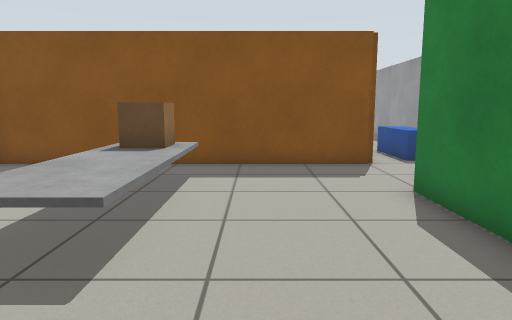
View 1 (above)

24 first-person views from a walk through a robot-simulator world made for Gazebo. The camera is 0.86 m above the floor, tilts 8° down and sees 70° across. The floor is counted in squares, 0.5 m on a side. Each view is taken from the middle of a square. On the plan, view 1 faces up. The plan holds only what a view shows up to about 17 squares ahead; the rest is blank.

View 2
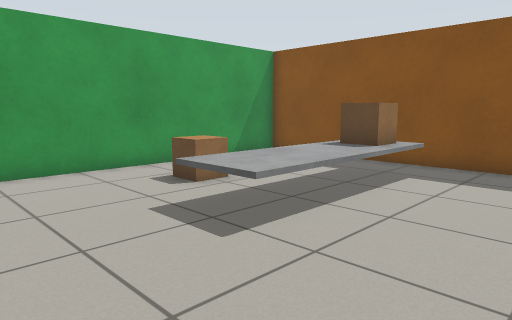

View 3
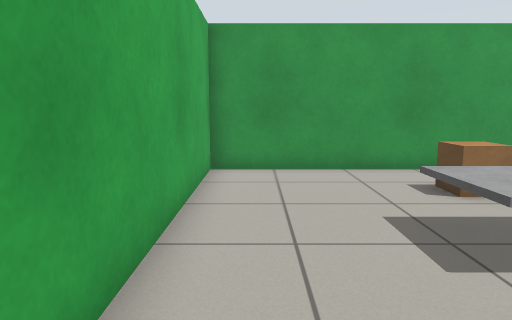

View 4
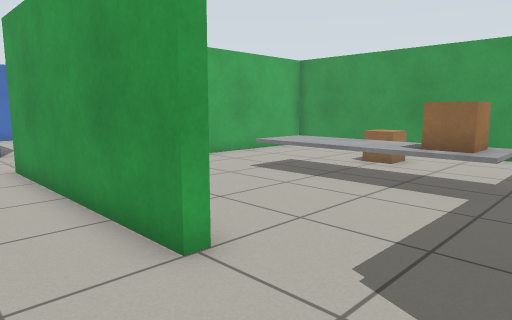

View 5
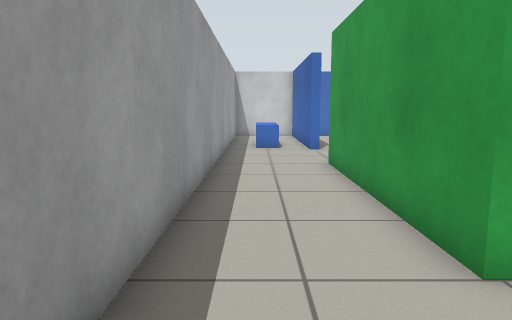

View 6
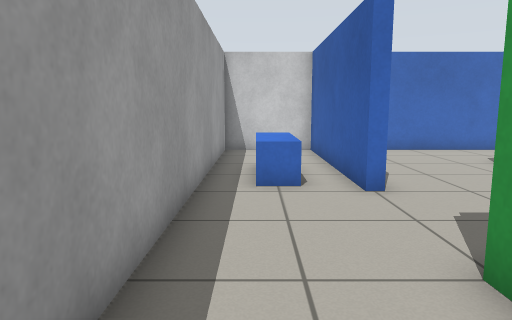

View 7
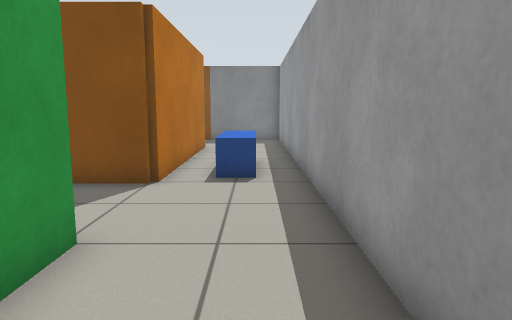

View 8
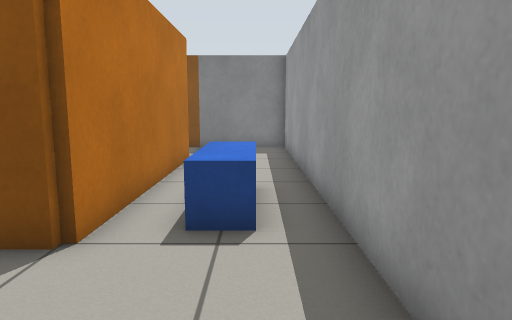

View 9
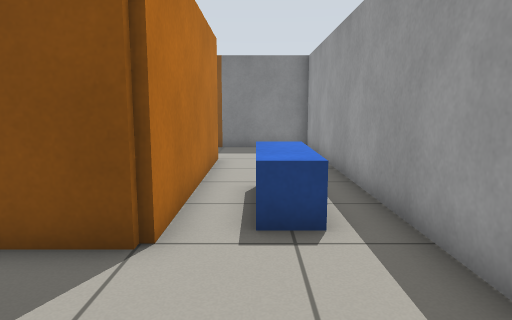

View 10
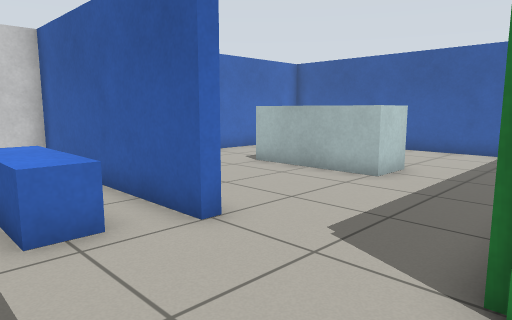

View 11
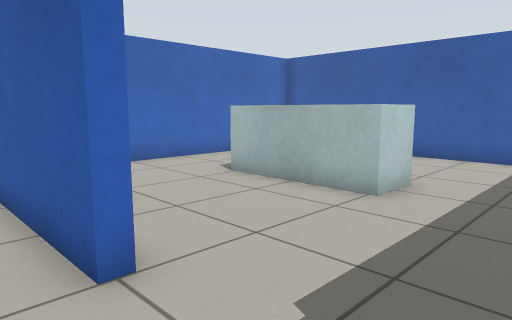

View 12
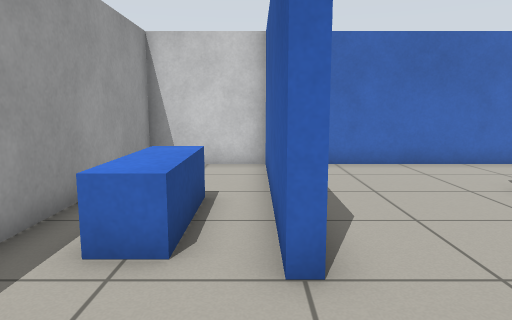

View 13
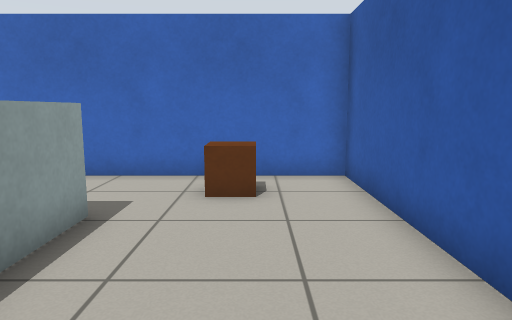

View 14
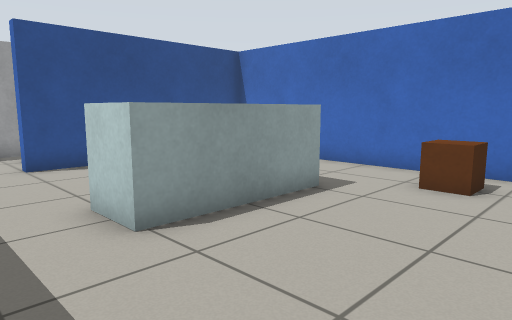

View 15
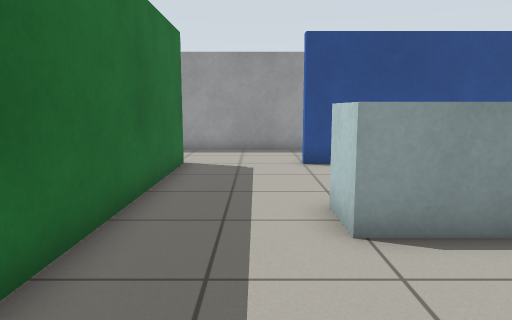

View 16
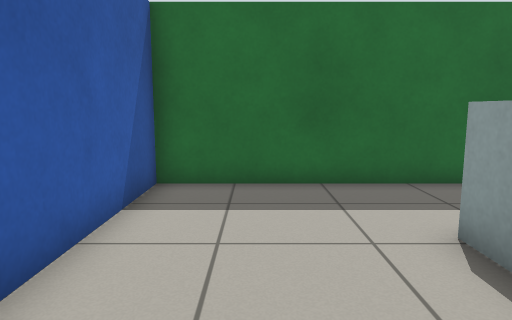

View 17
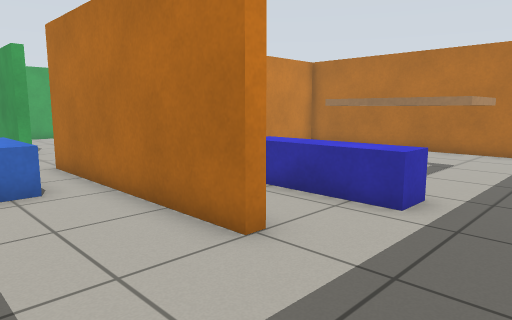

View 18
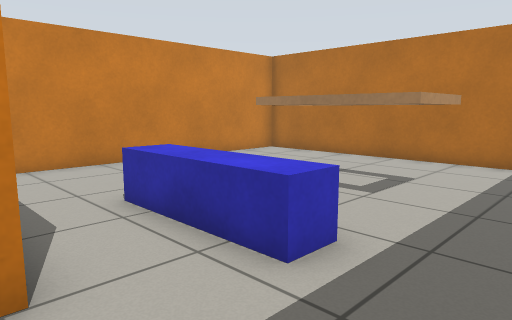

View 19
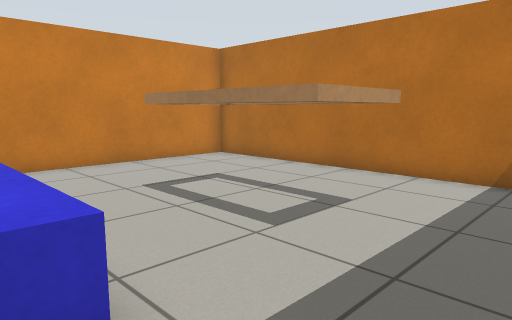

View 20
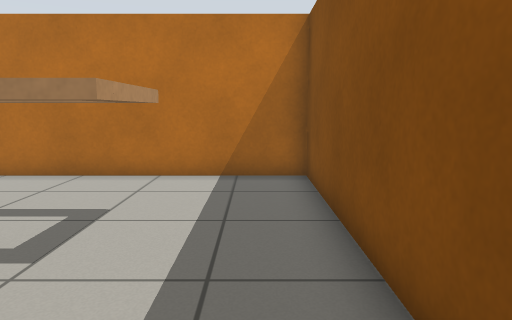

View 21
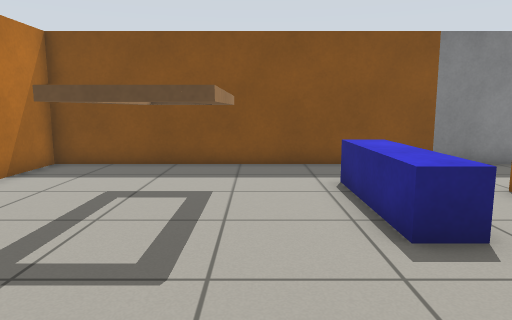

View 22
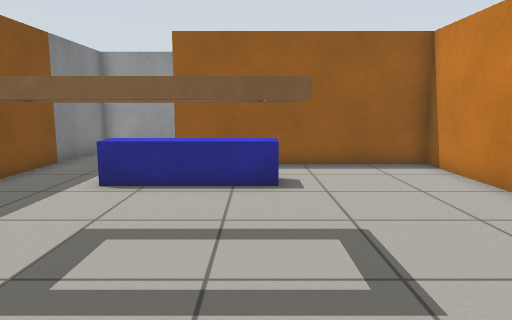

View 23
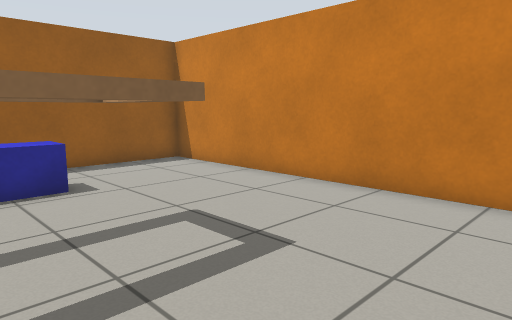

View 24
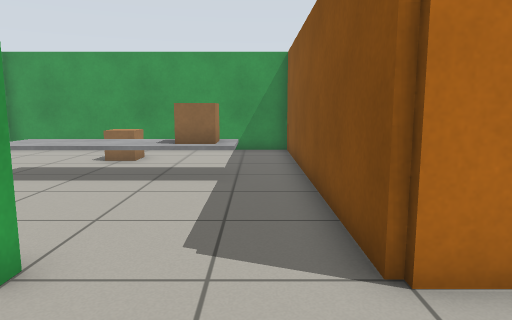

### Floor plan
Ten units are one square. View 1 is at (0, 0); x grows to the right and y downward. Boxes are objects, and circles mark ways between rooms. Rooms are numbered by the first view taken in them; rooms with no view inside come last. Other rooms are left out.
<svg viewBox="-88 -238 166 366">
<path fill="none" stroke="#000" d="M33 -45 33 -75M37 -113 -83 -113 -83 3 4 3M33 -75 37 -75 37 7M33 45 37 45 37 123 73 123 73 -233 36 -233M33 -195 37 -195 37 -113M37 7 -83 7 -83 123 33 123 33 45M36 -233 -83 -233 -83 -117 33 -117 33 -195"/>
<rect x="-65" y="-65" width="20" height="20" fill="#bbb"><title>brown box</title></rect>
<rect x="-35" y="-75" width="20" height="40" fill="#bbb"><title>grey box</title></rect>
<rect x="-35" y="-95" width="20" height="20" fill="#bbb"><title>brown box</title></rect>
<rect x="45" y="45" width="20" height="40" fill="#bbb"><title>blue box</title></rect>
<rect x="45" y="-155" width="20" height="40" fill="#bbb"><title>blue box</title></rect>
<rect x="-65" y="95" width="20" height="20" fill="#bbb"><title>brown box</title></rect>
<rect x="-35" y="45" width="20" height="40" fill="#bbb"><title>white box</title></rect>
<rect x="-45" y="-175" width="20" height="10" fill="#bbb"><title>beige box</title></rect>
<rect x="-45" y="-195" width="10" height="20" fill="#bbb"><title>beige box</title></rect>
<rect x="-45" y="-205" width="20" height="10" fill="#bbb"><title>beige box</title></rect>
<rect x="-35" y="-195" width="10" height="20" fill="#bbb"><title>beige box</title></rect>
<rect x="-5" y="-205" width="20" height="40" fill="#bbb"><title>blue box</title></rect>
<circle cx="30" cy="-90" r="3" fill="#2a7"/>
<circle cx="30" cy="30" r="3" fill="#2a7"/>
<circle cx="30" cy="-215" r="3" fill="#2a7"/>
<text x="-30" y="-50">1</text>
<text x="50" y="-60">2</text>
<text x="-30" y="70">3</text>
<text x="-30" y="-180">4</text>
</svg>
Room 1 opens to room 2. Room 2 opens to room 3. Room 2 opens to room 4.

Where each view was taken, in squares from view 1:
view 1: 0 up, 0 right, facing up
view 2: 0 up, 2 right, facing up-left
view 3: 1 up, 2 right, facing left
view 4: 11 up, 6 right, facing down-left
view 5: 11 up, 6 right, facing down
view 6: 3 up, 6 right, facing down
view 7: 3 up, 6 right, facing up
view 8: 7 up, 6 right, facing up
view 9: 7 up, 5 right, facing up
view 10: 0 up, 7 right, facing down-left
view 11: 1 down, 5 right, facing down-left
view 12: 1 down, 4 right, facing down
view 13: 3 down, 6 left, facing down
view 14: 2 down, 8 left, facing down-right
view 15: 3 down, 8 left, facing right
view 16: 9 down, 6 left, facing up
view 17: 23 up, 7 right, facing down-left
view 18: 23 up, 4 right, facing down-left
view 19: 23 up, 1 right, facing down-left
view 20: 22 up, 1 right, facing left
view 21: 12 up, 2 left, facing up
view 22: 17 up, 8 left, facing right
view 23: 19 up, 8 left, facing down-right
view 24: 10 up, 7 right, facing left
